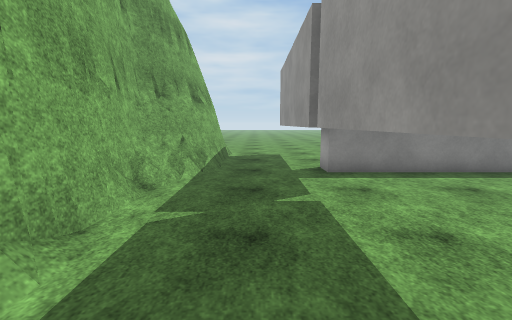
[1] (above)

21 first-person views from a walk through a scene from a Unity 3-D project. The camera is 1.5 m above the floor, tilts 8° down and sees 90° across. The floor is counted in squares, 1 m on a side. Each view is taken from the middle of a square. On the plan, view 1 faces up. The plan holds only what a view shows up to about 13 squares ahead; the rest is blank. The place goes on beyond the plan. Some surface patterns are stand-ins.

[2]
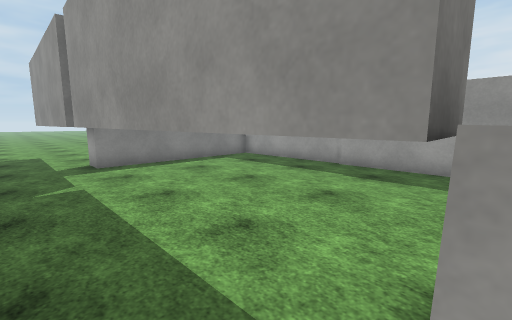

[3]
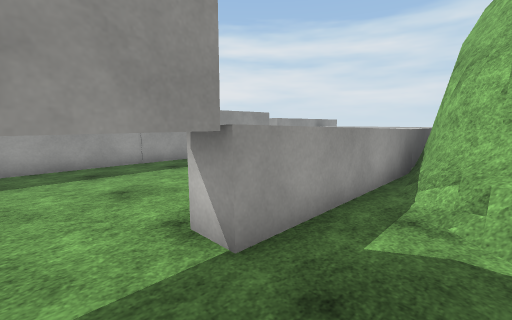

[4]
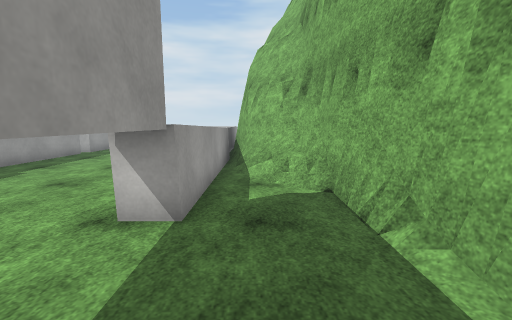

[5]
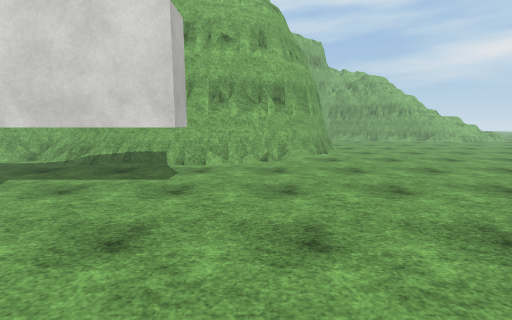

[6]
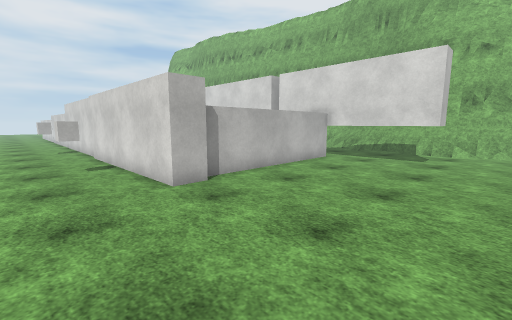

[7]
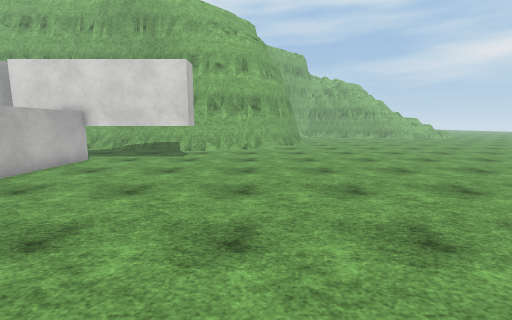

[8]
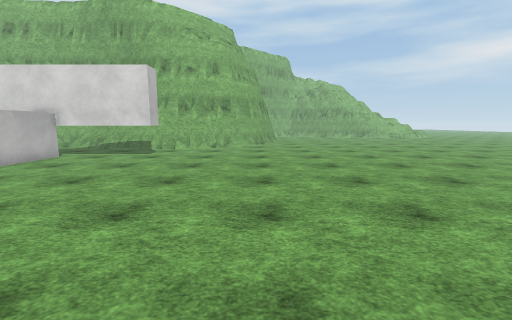

[9]
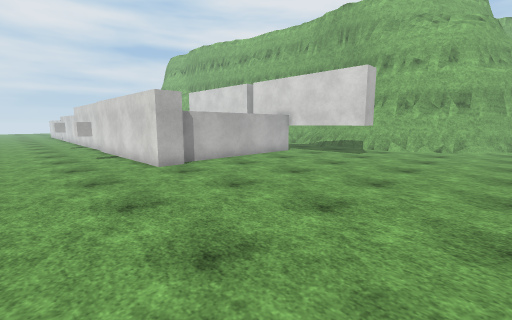

[10]
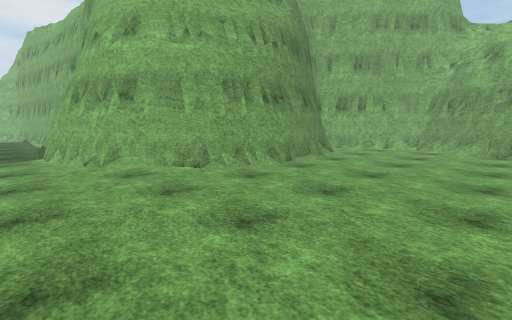

[11]
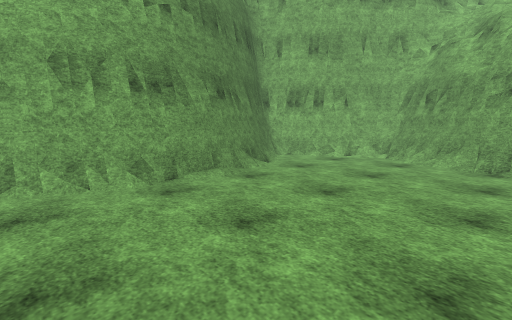

[12]
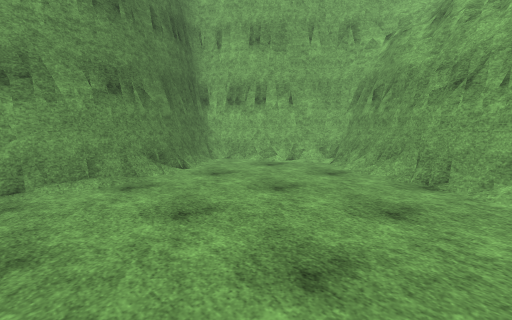

[13]
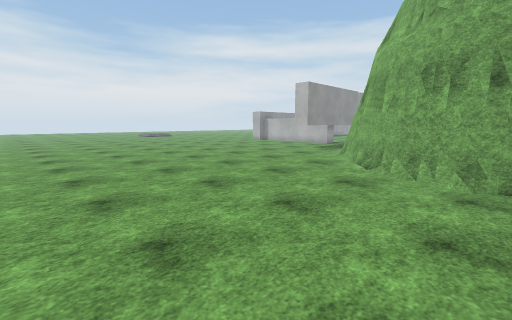

[14]
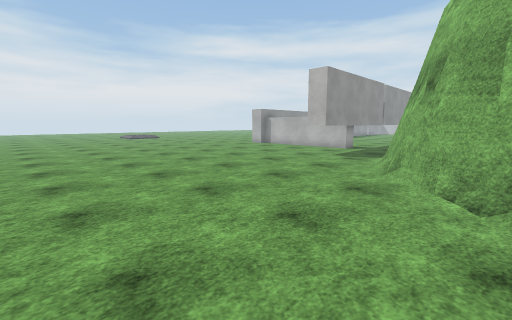

[15]
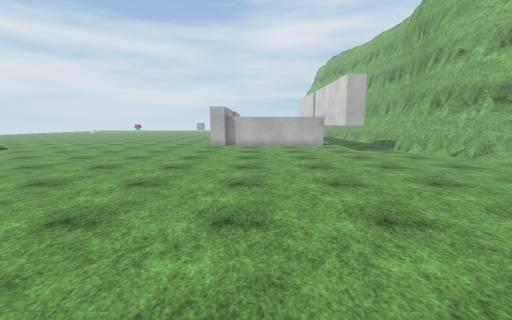

[16]
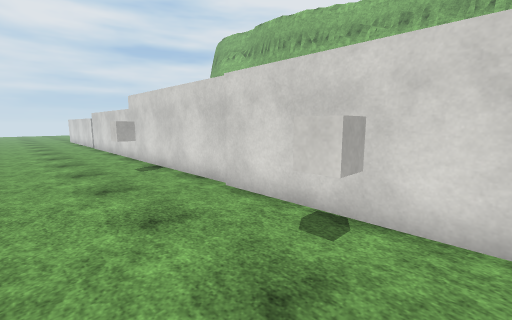

[17]
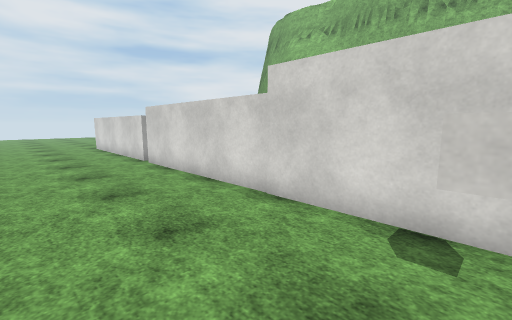

[18]
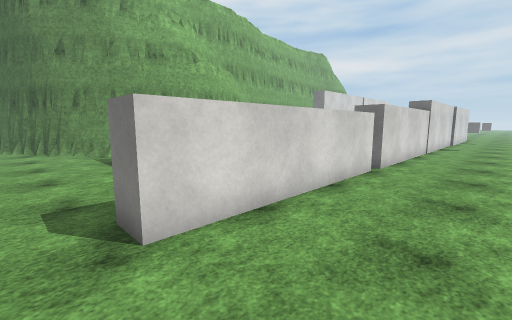

[19]
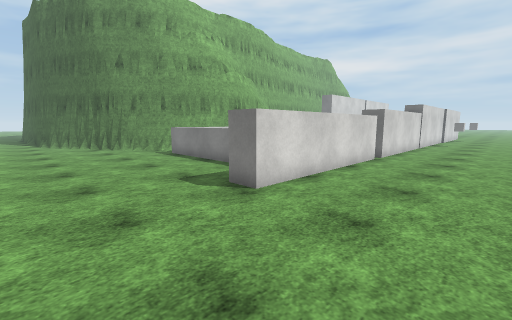

[20]
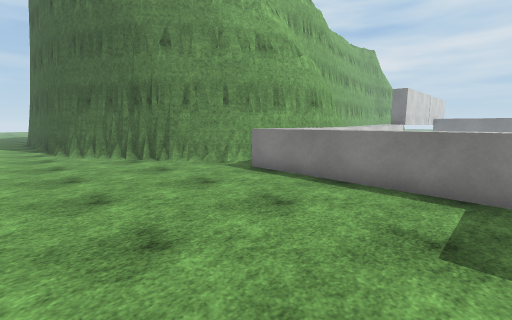

[21]
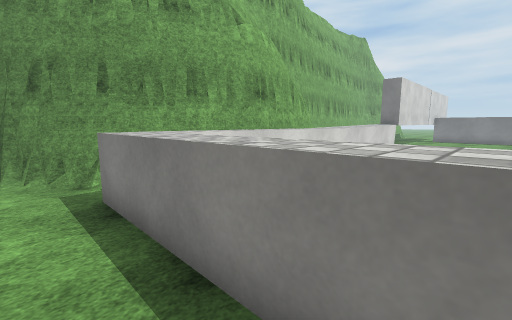

### Floor plan
Key: @ floor where view 1 was taken; # wall or solid block; . floor; = window, fence, low wall or low ledge; ^ raised ledge; T thing the floor can be seen under or through; C cube.
Columns run from 18 left of view 1 to 14 right of it. Each row starts with its distance up from view 1.
 27   ##..... . ................
 26   #=........................
 25  ##..........................
 24  #=............................
 23 ##.............................
 22 #=.............................
 21 ##..............................
 20  ##....====......................
 19   #..########....................
 18   #####     ###..................
 17              ###.................
 16               ##.................
 15                ##................
 14                 #................
 13                 #=.TT............
 12                 #=.TT............
 11                 #=.TT............
 10                 #=.TT............
  9                ###.TTT#######....
  8                #=..TT########....
  7                ##..T ......##....
  6                #...# ......##CC..
  5                #...# ......##C...
  4                #...# ......##....
  3                #...# ......##....
  2                ##..# ......##....
  1                 # .# ......##....
  0                 #.@# ......##....
 -1                 #..# ......##CC..
 -2                 #..^^......##....
 -3                 #..^ ......##....
 -4                 #=.^^......##....
 -5                 ##.^^ .....##....
 -6                  ##^^  ....##....
 -7                  ##^^  ....##....
 -8                   #^^   ...##....
 -9                    #^   ...##....
-10                    #^    ..##....
-11                    #^     .##....
-12                    #^       #....
-13                   ##^       #....
-14                   # ^       #....
-15                  ##^^       #....
-16                  ##.^^^^^^^ #....
-17                 ##..^^^^^^^ #....
-18                ##.......... #....
-19              ###...........##....
-20            ###...................
-21          ###=....................
-22          .......................
-23          ...................... .

Where each view was taken, in squares from view 1:
view 1: 0 up, 0 right, facing up
view 2: 2 down, 0 right, facing up-right
view 3: 0 up, 1 left, facing down-right
view 4: 2 up, 0 right, facing down
view 5: 15 up, 8 right, facing left
view 6: 15 up, 13 right, facing down-left
view 7: 16 up, 13 right, facing left
view 8: 18 up, 14 right, facing left
view 9: 18 up, 14 right, facing down-left
view 10: 26 up, 0 right, facing down-left
view 11: 26 up, 5 left, facing down-left
view 12: 27 up, 8 left, facing down-left
view 13: 27 up, 8 left, facing down-right
view 14: 24 up, 5 left, facing down-right
view 15: 27 up, 7 right, facing down
view 16: 7 up, 14 right, facing down-left
view 17: 1 down, 14 right, facing down-left
view 18: 20 down, 13 right, facing up-left
view 19: 23 down, 14 right, facing up-left
view 20: 23 down, 8 right, facing up-left
view 21: 18 down, 7 right, facing up-left
